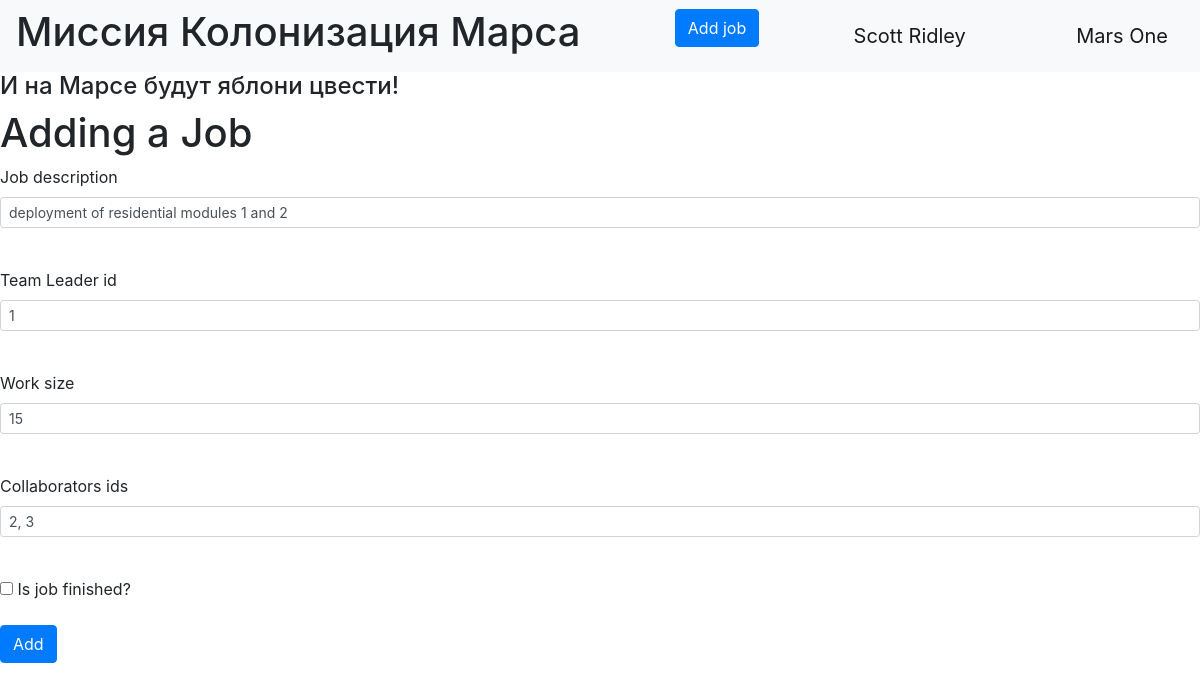
The page /editjob/1 (signed in) on the database as committed earlier.
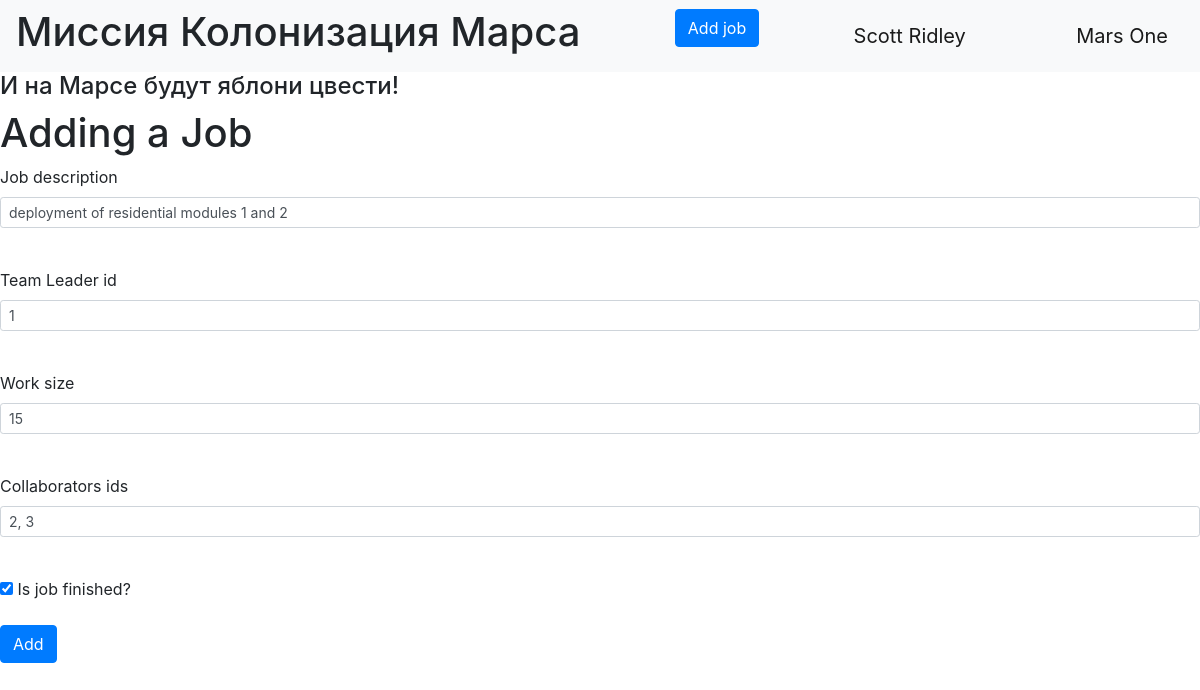
The same page on the database as committed later.
### data/jobs.py (models this page shows)
class Jobs(SqlAlchemyBase, SerializerMixin):
    __tablename__ = 'jobs'
    id = sqlalchemy.Column(sqlalchemy.Integer,
                           primary_key=True, autoincrement=True)
    team_leader = sqlalchemy.Column(sqlalchemy.Integer,
                                    sqlalchemy.ForeignKey("users.id"))
    job = sqlalchemy.Column(sqlalchemy.String, nullable=True)
    work_size = sqlalchemy.Column(sqlalchemy.Integer, nullable=True)
    collaborators = sqlalchemy.Column(sqlalchemy.String, nullable=True)
    start_date = sqlalchemy.Column(sqlalchemy.DateTime, default=datetime.datetime.now)
    end_date = sqlalchemy.Column(sqlalchemy.DateTime)
    is_finished = sqlalchemy.Column(sqlalchemy.Boolean, default=True)

### main_old.py (the view, shortened to what this page needs)
@app.route('/editjob/<int:id>', methods=['GET', 'POST'])
@login_required
def editjob(id):
    db_session.global_init('db/blogs.db')
    db_sess = db_session.create_session()
    form = AddJobForm()
    if request.method == "GET":
        db_sess = db_session.create_session()
        job = db_sess.query(Jobs).filter(Jobs.id == id,
                                         (Jobs.team_leader == current_user.id) | (current_user.id == 1)
                                         ).first()
        if job:
            form.job.data = job.job
            form.teamleader_id.data = job.team_leader
            form.work_size.data = job.work_size
            form.collaborators.data = job.collaborators
            form.is_finished.data = job.is_finished
        else:
            abort(404)
    return render_template('add_job.html',
                           title='Edit job',
                           form=form
                           )

### addjobs_form.py
class AddJobForm(FlaskForm):
    teamleader_id = IntegerField('Team Leader id', validators=[DataRequired()])
    job = StringField('Job description', validators=[DataRequired()])
    work_size = IntegerField('Work size', validators=[DataRequired()])
    collaborators = StringField('Collaborators ids', validators=[DataRequired()])
    is_finished = BooleanField('Is job finished?')
    submit = SubmitField('Add')

### data/db_session.py (called while the page is built, shortened)
def global_init(db_file):
    global __factory
    if __factory:
        return

def create_session() -> Session:
    global __factory
    return __factory()

### main_old.py (called while the page is built)
@login_manager.user_loader
def load_user(user_id):
    db_sess = db_session.create_session()
    return db_sess.query(User).get(user_id)

### templates/add_job.html (shortened to what this page needs)
{% extends "base.html" %}
{% block content %}
    <div class="add_job">
        <h1>Adding a Job</h1>
        <form action="" method="post">
            <p>
                {{ form.job.label }}<br>
                {{ form.job(class="form-control form-control-sm") }}<br>
            </p>
            <p>
                {{ form.teamleader_id.label }}<br>
                {{ form.teamleader_id(class="form-control form-control-sm") }}<br>
            </p>
            <p>
                {{ form.work_size.label }}<br>
                {{ form.work_size(class="form-control form-control-sm") }}<br>
            </p>
            <p>
                {{ form.collaborators.label }}<br>
                {{ form.collaborators(class="form-control form-control-sm") }}<br>
            </p>
            <p>{{ form.is_finished() }} {{ form.is_finished.label }}</p>
            <p>{{ form.submit(type="submit", class="btn btn-primary") }}</p>
        </form>
    </div>
{% endblock %}
{% block style_block %}
    <link rel="stylesheet" type="text/css" href={{style}} />
{% endblock %}

Rows that differ between the two databases and show on the page:
changed Jobs "deployment of residential modules 1 and 2": is_finished "☐" → "☑"
